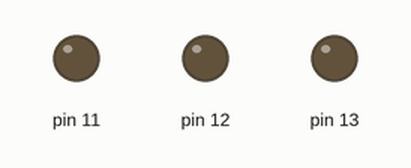
The sketch below on a simulated Arduino Uno, built with avr-gcc and run on an emulated ATmega328P. Shown: output pins drawn as LEDs (lit = HIGH). What the sketch prints to the serial monitor is not drawn.

Above: at 0.6 s.
At 3.0 s:
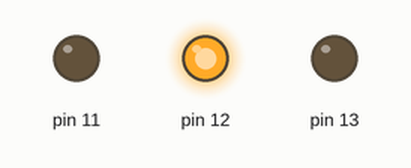
At 4.2 s:
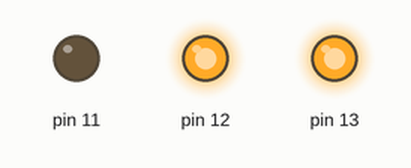
At 5.4 s:
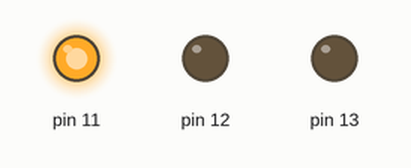
At 7.8 s:
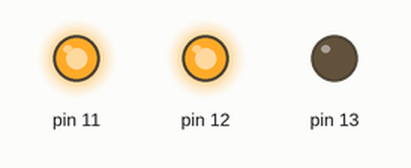
At 11.4 s:
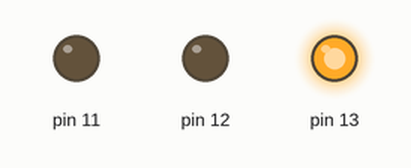
Timing chart, 0 to 12.5 s (numbered marks = the images above):
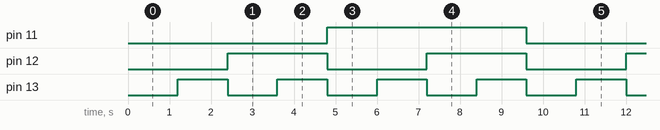

The sketch:

binarycounter.ino
```cpp
int counter = 0;

void setup() {
 // initialize digital pins for LED's used to form a trafic light
pinMode(13, OUTPUT);
pinMode(12, OUTPUT);
pinMode(11, OUTPUT);
Serial.begin(115200);
}


void loop() {

  // start count at 0 where all LEDs are off
  if(counter == 0){
    digitalWrite(13, LOW);
    digitalWrite(12, LOW);
    digitalWrite(11, LOW);
    delay(100);
  }

  // continue counter where first LED is on
  if(counter == 1){
    digitalWrite(13, HIGH);
    digitalWrite(12, LOW);
    digitalWrite(11, LOW);
    delay(100);
  }

  // continue counter where second LED is on
  if(counter == 2){
    digitalWrite(13, LOW);
    digitalWrite(12, HIGH);
    digitalWrite(11, LOW);
    delay(100);
  }

  // continue counter where first and second LED is on
  if(counter == 3){
    digitalWrite(13, HIGH);
    digitalWrite(12, HIGH);
    digitalWrite(11, LOW);
    delay(100);
  }

  // continue counter where third LED is on
  if(counter == 4){
    digitalWrite(13, LOW);
    digitalWrite(12, LOW);
    digitalWrite(11, HIGH);
    delay(100);
  }

  // continue counter where third and first LED is on
  if(counter == 5){
    digitalWrite(13, HIGH);
    digitalWrite(12, LOW);
    digitalWrite(11, HIGH);
    delay(100);
  }

  // continue counter where third and second LED is on
  if(counter == 6){
    digitalWrite(13, LOW);
    digitalWrite(12, HIGH);
    digitalWrite(11, HIGH);
    delay(100);
  }

  // continue counter where all LEDs are on
  if(counter == 7){
    digitalWrite(13, HIGH);
    digitalWrite(12, HIGH);
    digitalWrite(11, HIGH);
    delay(100);
  }

  // print counter to serial monitor
  Serial.print(counter);
  // count one up for each step through the loop
  counter++;
   // delay for 100 ms
  delay(100);

  // reset the counter to 0 when 8 is reached
  if(counter == 8){
    counter = 0;
  }
   // delay for 1 second to reset
  delay(1000);

  }
```

Measured:
- by itself, pin 11: alternates HIGH for 4.8 s and LOW for 4.8 s
- by itself, pin 12: alternates HIGH for 2.4 s and LOW for 2.4 s
- by itself, pin 13: alternates HIGH for 1.2 s and LOW for 1.2 s
